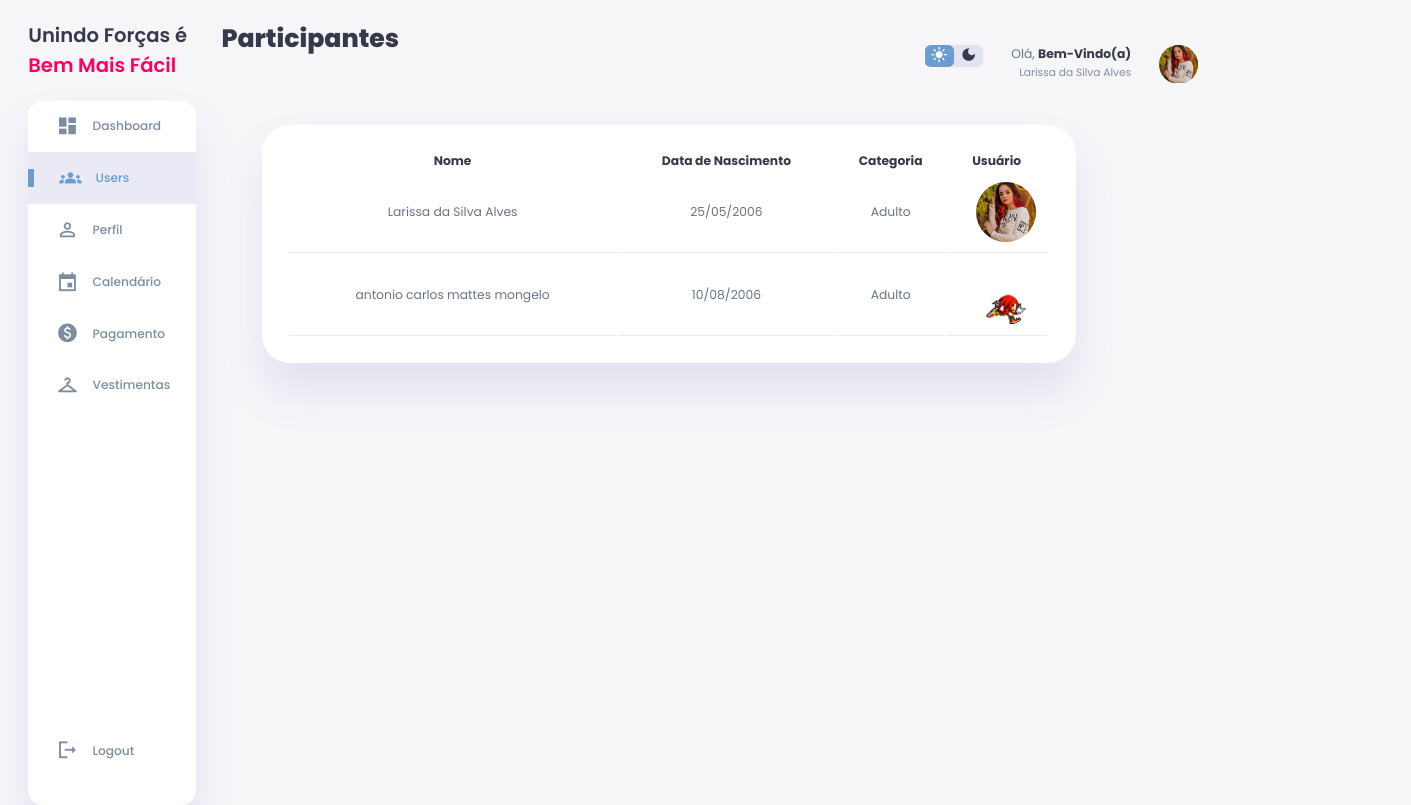
The page /usuario/participantes/index.php (signed in) on the database as committed earlier.
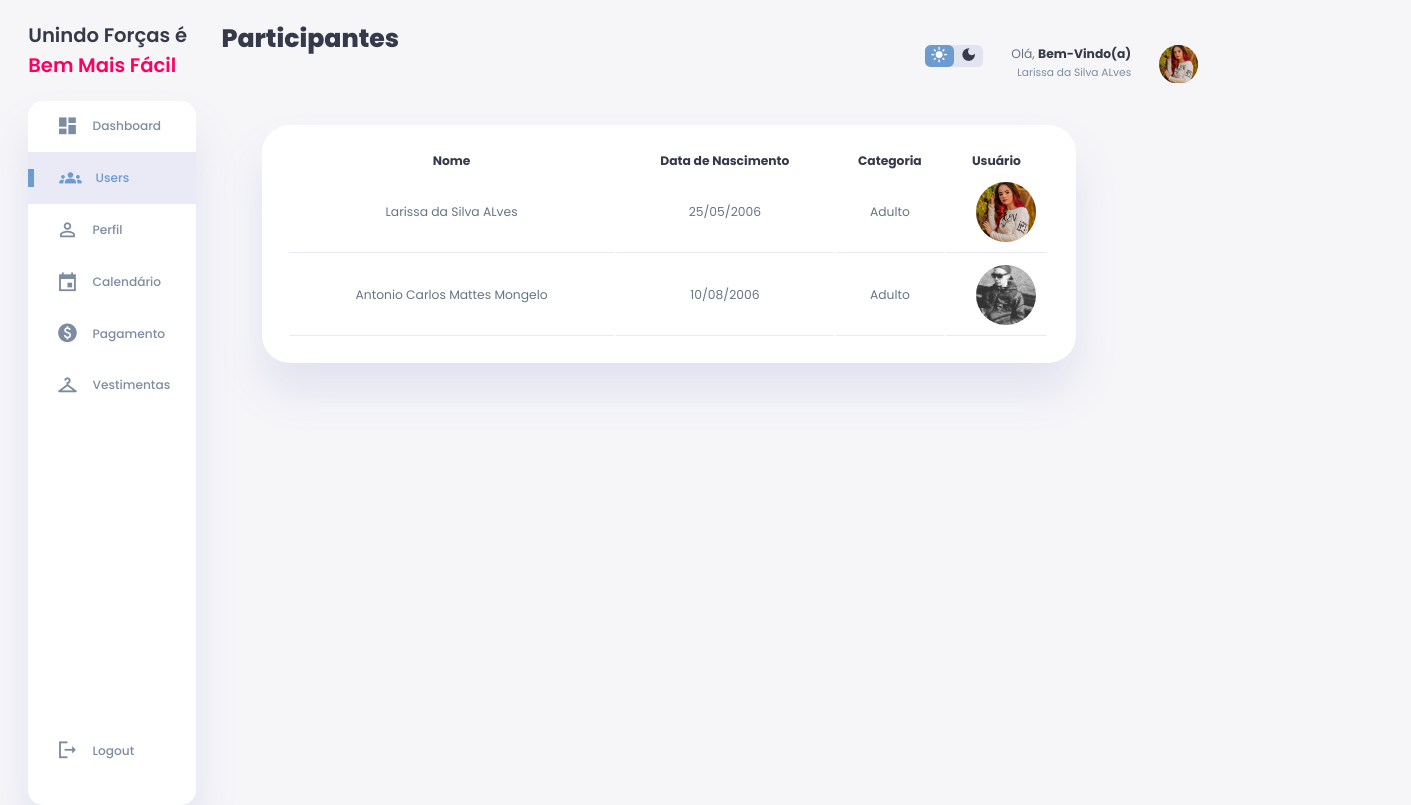
The same page on the database as committed later.
### tables this page shows
CREATE TABLE IF NOT EXISTS `usuario` (
  `id_usuario` int NOT NULL AUTO_INCREMENT,
  `statuss` int DEFAULT NULL,
  `nome` varchar(255) DEFAULT NULL,
  `email` varchar(255) DEFAULT NULL,
  `datas` date DEFAULT NULL,
  `CPF` char(14) DEFAULT NULL,
  `RG` varchar(11) DEFAULT NULL,
  `categoria` varchar(255) NOT NULL,
  `senha` varchar(255) DEFAULT NULL,
  `telefone` varchar(11) DEFAULT NULL,
  `imagem` varchar(255) NOT NULL,
  `genero` varchar(255) NOT NULL,
  `endereco` varchar(255) NOT NULL,
  `responsavel` varchar(255) NOT NULL,
  `data_entrada` date NOT NULL,
  `tele_respon` varchar(11) NOT NULL,
  `idade` varchar(2) NOT NULL,
  `nom_dan` varchar(255) NOT NULL,
  `identidade_frente` varchar(255) NOT NULL,
  `identidade_verso` varchar(255) NOT NULL,
  PRIMARY KEY (`id_usuario`),
  KEY `id_usuario` (`id_usuario`) USING BTREE
);

### usuario/participantes/index.php (the view, shortened to what this page needs)
<?php
$conexao = conectar();
$id_usuario = $_SESSION['id_usuario'];
$sql = "SELECT * FROM usuario WHERE id_usuario = $id_usuario";
$resultado = mysqli_query($conexao, $sql);
$dados = mysqli_fetch_assoc($resultado);
function calcular_idade($data_nascimento) {
    $data_nasc = new DateTime($data_nascimento);
    $hoje = new DateTime();
    $idade = $hoje->diff($data_nasc);
    return $idade->y;
}
function determinar_categoria($idade) {
    if ($idade <= 12) {
        return 'Mirim';
    } elseif ($idade <= 17) {
        return 'Juvenil';
    } else {
        return 'Adulto';
    }
}
?>
<!DOCTYPE html>
<html lang="en">
<head>
    <link rel="stylesheet" href="css/style.css">
</head>
<body>
    <div class="container">
        <aside>
            <div class="toggle">
                <div class="logo">
                <h2>Unindo Forças é <span class="danger">Bem Mais Fácil</span></h2>
                </div>
            </div>
            <div class="sidebar">
                <a href="../dashboard.php">
                    <span class="material-icons-sharp">
                    </span>
                    <h3>Dashboard</h3>
                </a>
                <a href="../participantes" class="active">
                    <span class="material-icons-sharp">
                    </span>
                    <h3>Users</h3>
                </a>
                <a href="../perfil.php">
                    <span class="material-icons-sharp">
                    </span>
                    <h3>Perfil</h3>
                </a>
                <a href="../calen" target="_blank">
                    <span class="material-icons-sharp">
                    </span>
                    <h3>Calendário</h3>
                </a>
                <a href="../pagamento">
                    <span class="material-icons-sharp">
                    </span>
                    <h3>Pagamento</h3>
                </a>
                <a href="../acessorios">
                    <span class="material-icons-sharp">
                    </span>
                    <h3>Vestimentas</h3>
                </a>
                <a href="logout.php">
                    <span class="material-icons-sharp">
                    </span>
                    <h3>Logout</h3>
                </a>
            </div>
        </aside>
        <main>
            <h1>Participantes</h1>
            <div class="recent-orders">
                <?php
                $sql = "SELECT * FROM usuario WHERE statuss = 1";
                $resultado = mysqli_query($conexao, $sql);
                if (mysqli_num_rows($resultado) > 0) {
                    echo ' <div class="formato"><table class="table table-striped">
    <thead class="thead-info">
        <tr>
                   <th>Nome</th>
                   <th>Data de Nascimento</th>
                   <th>Categoria</th>
                   <th>Usuário</th>
                   </tr>
                   </thead>
                   <tbody>';
                    while ($row = mysqli_fetch_assoc($resultado)) {
                        $idade = calcular_idade($row['datas']);
                        $categoria = determinar_categoria($idade);
                        echo '<tr>';
                        $data = date("d/m/Y", strtotime($row['datas']));
                        echo "<td>" . $row['nome'] . "</td>";
                        echo "<td>" . $data . "</td>";
                        echo "<td>" . $categoria . "</td>";
                        echo "<td><div class='users'><img src='../../img/perfil/" . $row['imagem'] . "' ></div></td>";
                        echo '</tr>';
                    }
                } else {
                    echo 'Nenhum resultado encontrado.';
                }
                ?>
            </div>
        </main>
        <div class="right-section">
            <div class="nav">
                <div class="dark-mode">
                    <span class="material-icons-sharp ">
                    </span>
                    <span class="material-icons-sharp">
                    </span>
                </div>
                <div class="profile">
                    <div class="info">
                        <p>Olá, <b>Bem-Vindo(a)</b></p>
                        <small class="text-muted"><?php echo $dados['nome'] ?></small>
                    </div>
                    <div class="profile-photo">
                        <img src="../../img/perfil/<?php echo $dados['imagem'] ?>" alt="user">
                    </div>
                </div>
            </div>
        </div>
    </div>
</body>
</html>

### usuario/participantes/css/style.css (style rules this page uses)
:root { --color-primary: #6C9BCF; --color-danger: #FF0060; --color-success: #1B9C85; --color-warning: #F7D060; --color-white: #fff; --color-info-dark: #7d8da1; --color-dark: #363949; --color-light: rgba(132, 139, 200, 0.18); --color-dark-variant: #677483; --color-background: #f6f6f9; --card-border-radius: 2rem; --border-radius-1: 0.4rem; --border-radius-2: 1.2rem; --card-padding: 1.8rem; --padding-1: 1.2rem; --box-shadow: 0 2rem 3rem var(--color-light); }
* { margin: 0; padding: 0; outline: 0; appearance: 0; border: 0; text-decoration: none; box-sizing: border-box; }
html { font-size: 14px; }
body { width: 100vw; height: 100vh; font-family: 'Poppins', sans-serif; font-size: 0.88rem; user-select: none; overflow-x: hidden; color: var(--color-dark); background-color: var(--color-background); }
a { color: var(--color-dark); }
img { display: block; width: 100%; object-fit: cover; }
h1 { font-weight: 800; font-size: 1.8rem; }
h2 { font-weight: 600; font-size: 1.4rem; }
h3 { font-weight: 500; font-size: 0.87rem; }
small { font-size: 0.76rem; }
p { color: var(--color-dark-variant); }
b { color: var(--color-dark); }
.text-muted { color: var(--color-info-dark); }
.danger { color: var(--color-danger); }
.container { display: grid; width: 96%; margin: 0 auto; gap: 1.8rem; grid-template-columns: 12rem auto 23rem; }
aside { height: 100vh; }
aside .toggle { display: flex; align-items: center; justify-content: space-between; margin-top: 1.4rem; }
aside .toggle .logo { display: flex; gap: 0.5rem; }
aside .sidebar { display: flex; flex-direction: column; background-color: var(--color-white); box-shadow: var(--box-shadow); border-radius: 15px; height: 88vh; position: relative; top: 1.5rem; transition: all 0.3s ease; }
aside .sidebar a { display: flex; align-items: center; color: var(--color-info-dark); height: 3.7rem; gap: 1rem; position: relative; margin-left: 2rem; transition: all 0.3s ease; }
aside .sidebar a span { font-size: 1.6rem; transition: all 0.3s ease; }
aside .sidebar a:last-child { position: absolute; bottom: 2rem; width: 100%; }
aside .sidebar a.active { width: 100%; color: var(--color-primary); background-color: var(--color-light); margin-left: 0; }
aside .sidebar a.active::before { content: ''; width: 6px; height: 18px; background-color: var(--color-primary); }
aside .sidebar a.active span { color: var(--color-primary); margin-left: calc(1rem - 3px); }
main { margin-top: 1.4rem; }
main .recent-orders { margin-top: 1.3rem; }
main .recent-orders table { background-color: var(--color-white); width: 100%; padding: var(--card-padding); text-align: center; box-shadow: var(--box-shadow); border-radius: var(--card-border-radius); transition: all 0.3s ease; position: relative; margin-top: 5%; left: 5%; }
main table tbody td { height: 2.8rem; border-bottom: 1px solid var(--color-light); color: var(--color-dark-variant); padding: 10px 0 10px 0; }
.right-section { margin-top: 1.4rem; }
.right-section .nav { display: flex; justify-content: end; gap: 2rem; position: relative; left: 20%; margin-top: -4%; }
.right-section .dark-mode { background-color: var(--color-light); display: flex; justify-content: space-between; align-items: center; height: 1.6rem; width: 4.2rem; cursor: pointer; border-radius: var(--border-radius-1); }
.right-section .dark-mode span { font-size: 1.2rem; width: 50%; height: 100%; display: flex; align-items: center; justify-content: center; }
.right-section .dark-mode span.active { background-color: var(--color-primary); color: white; border-radius: var(--border-radius-1); }
.right-section .nav .profile { display: flex; gap: 2rem; text-align: right; }
.right-section .nav .profile .profile-photo { width: 2.8rem; height: 2.8rem; border-radius: 50%; overflow: hidden; }
.users { position: relative; width: 60px; height: 60px; left: 30%; margin-top: 0%; border-radius: 50%; overflow: hidden; cursor: pointer; }
.users img { position: absolute; top: 0; left: 0; width: 100%; height: 100%; object-fit: cover; }

Rows that differ between the two databases and show on the page:
removed usuario: nome "antonio carlos mattes mongelo", datas "10/08/2006", datas "Adulto", imagem (picture)
changed usuario: nome "Larissa da Silva Alves" → "Larissa da Silva ALves"
added usuario: nome "Antonio Carlos Mattes Mongelo", datas "10/08/2006", datas "Adulto", imagem (picture)
